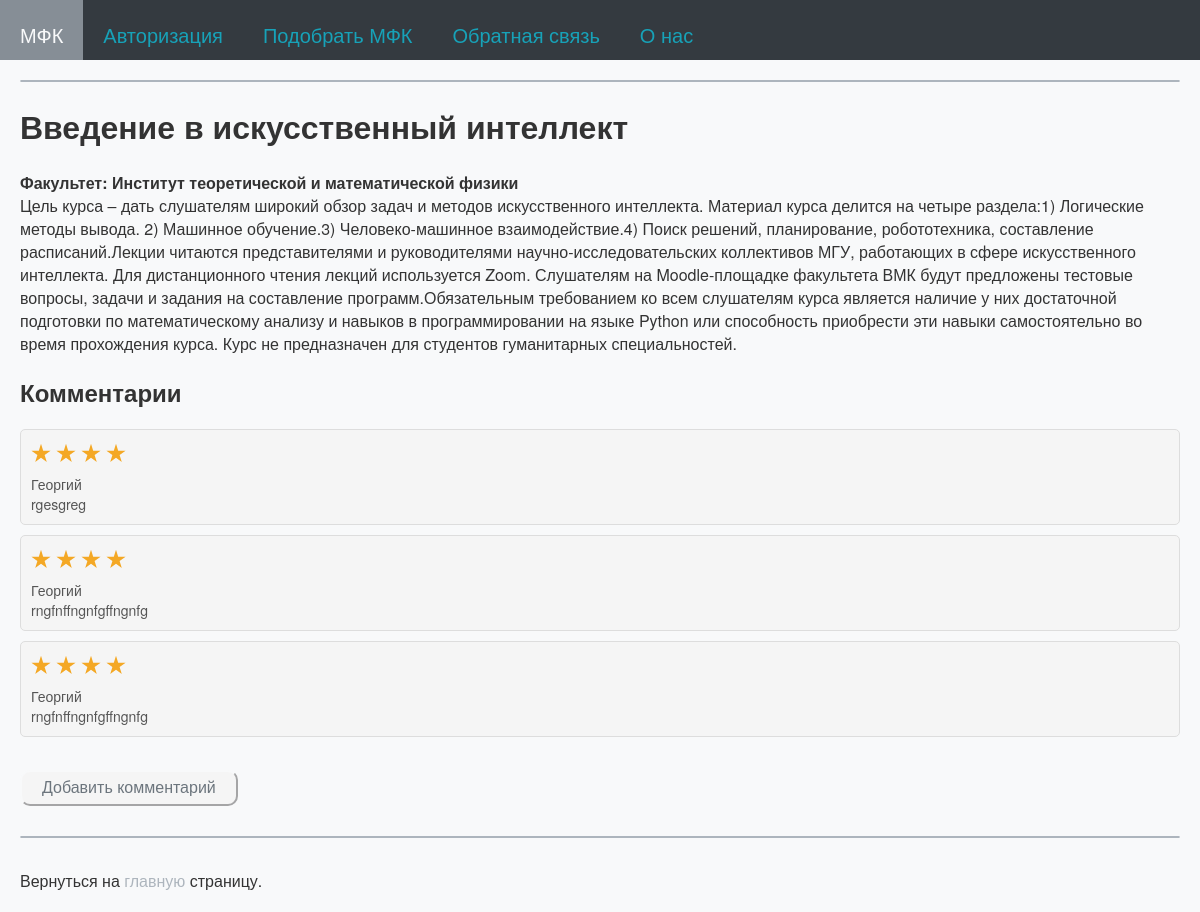
The page /mfk/221 on the database as committed earlier.
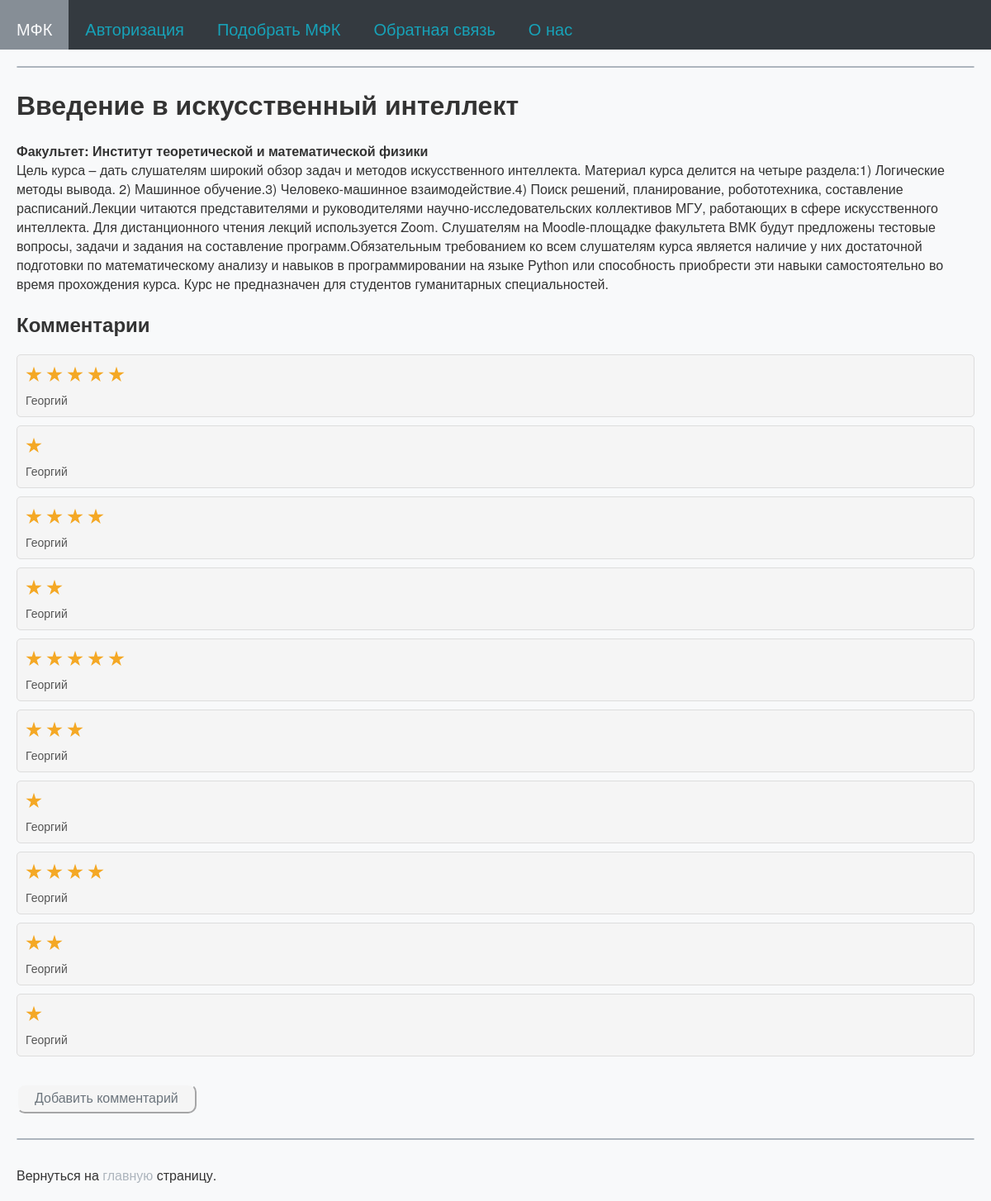
The same page on the database as committed later.
### tables this page shows
CREATE TABLE mfk (
id integer PRIMARY KEY AUTOINCREMENT,
name text,
faculty text,
desc text,
online text,
openclose text,
score text
);

CREATE TABLE comments (
id integer PRIMARY KEY AUTOINCREMENT,
username text,
text text,
mfkname text,
score text,
mfktitle text
);

### testApp.py (the view)
@app.route("/mfk/<alias>", methods=['GET', 'POST'])
def showMfk(alias):
    mfk = dbase.getMfk(alias)
    if not mfk:
        abort(404)
        abort(404)
    my_comments = dbase.getComment(alias)
    for my in my_comments:
        print("comments = ", my)
    print("altype = ", type(alias))
    print("comments = ", mfk)
    stars_numb = 3
    return render_template('mfk.html', menu=menu, mfk=mfk, alias=alias, my_comments=dbase.getComment(alias), stars_numb=stars_numb)

### FDataBase.py (called while the page is built)
    def getMfk(self, alias):
        try:
            self.__cur.execute(f"SELECT name, faculty, desc, online FROM mfk WHERE id LIKE '{alias}' LIMIT 1")
            res = self.__cur.fetchone()
            if res:
                return res
        except sqlite3.Error as e:
            print("Ошибка получения статьи из БД " + str(e))
        return (False, False)

    def getComment(self, alias):
        try:
            self.__cur.execute(f"SELECT username, text, mfkname, score FROM comments WHERE mfkname LIKE {alias}")
            res = self.__cur.fetchall()
            if res:
                return res
        except sqlite3.Error as e:
            print("Ошибка получения статьи из БД " + str(e))
        return ()

### testApp.py (called while the page is built)
def connect_db():
    conn = sqlite3.connect(app.config['DATABASE'])
    conn.row_factory = sqlite3.Row
    return conn

def get_db():
    if not hasattr(g, 'link_db'):
        g.link_db = connect_db()
    return g.link_db

@app.before_request
def before_request():
    global dbase
    db = get_db()
    dbase = FDataBase(db)

### templates/mfk.html (shortened to what this page needs)
{% extends 'index.html' %}
{% block content %}
    <p class="title">
        <h1>{{ mfk.name }}</h1>
        <b>Факультет: {{ mfk.faculty }}</b>
        <br>{{ mfk.desc }}
    </p>
    <h2>Комментарии</h2>
    <ul class="list-comments">
        {% for m in my_comments %}
            <li>
                <p class="title">
                    <div class="comment_stars_background comment_container container">
                      <div class="comment_stars_background container__items">
                        {% for i in range(m.score|int) %}
                          <label class="comment_stars_background my_label" for="">
                            <div class="star-stroke">
                            </div>
                          </label>
                        {% endfor %}
                      </div>
                    </div>
                <p class="annonce">{{m.username}}<br>{{ m.text }}</p>
            </li>
        {% endfor %}
    </ul>
<br>
    <a class="my_a" href="{{ url_for('addComment', alias=alias)}}"><button class="my_btn">Добавить комментарий</button></a>
{% endblock %}

### templates/index.html (shortened to what this page needs)
<!DOCTYPE html>
<html lang="en">
    <link type="text/css" href={{url_for('static', filename="css/style.css")}} rel="stylesheet" />
    <head>
    </head>
    <body>
        <div class="mainmenu header">
            {% for m in menu %}
                <a href="{{m.url}}">
                    <div class="block">
                        {{m.title}}
                    </div>
                </a>
            {% endfor %}
        </div>
        <div class="content">
            <hr>
            <div class="between_hr">
                {% block content %}{% endblock %}
            </div>
            <hr>
            <br>Вернуться на <a class="main_a" href="/dict">главную</a> страницу.
        </div>
    </body>
</html>

### static/css/style.css (style rules this page uses)
body { font-family: 'Helvetica Neue', Helvetica, sans-serif; margin: 0; padding: 0; background-color: #f8f9fa; }
.header { position: fixed; top: 0; left: 0; width: 100%; background-color: #343a40; height: 60px; z-index: 9999; font-color: #17a2b8; }
.mainmenu { margin: 0; padding: 0; font-size: 20px; overflow: hidden color: #17a2b8; }
.block { float: left; height: 20px; padding: 20px; color: #17a2b8; background-color: #343a40; }
.content { margin: 80px 20px 20px 20px; color: #333; }
a { color: #007bff; text-decoration: none; }
.between_hr { margin: 20px 0 30px 0; }
hr { border: 1.25px solid #adb5bd; border-radius: 1px; }
ul.list-comments { list-style: none; margin: 0; padding: 0; }
ul.list-comments li { margin: 10px 0; padding: 10px; background: #f5f5f5; border: 1px solid #ddd; border-radius: 5px; }
ul.list-comments .title { margin: -15px 0 10px 0; font-size: 16px; font-weight: bold; color: #333; }
ul.list-comments .annonce { margin: 10px 0 0 0; font-size: 14px; color: #555; }
.my_a { color: #333; }
.main_a { color: #adb5bd; }
:root { --primary-colour: #f8f9fa; --secondary-colour: hsl(38 90% 55%); --star-colour: hsl(38 90% 55%); }
.my_label { margin-right: 5px; }
.container { background: #f8f9fa; margin: 0; padding: 0; display: flex; align-items: center; }
.container .container__items { display: flex; align-items: left; justify-content: left; gap: -50px; }
.container .container__items label { aspect-ratio: 1; }
.container .container__items label .star-stroke { display: grid; place-items: center; width: 20px; height: 20px; background: var(--secondary-colour); clip-path: polygon(50% 0%, 61% 35%, 98% 35%, 68% 57%, 79% 91%, 50% 70%, 21% 91%, 32% 57%, 2% 35%, 39% 35%); }
.comment_container { background: #f8f9fa; margin: 0; padding: 0; display: flex; align-items: center; }
.comment_stars_background { background: #f5f5f5; padding: 3px 0px 0px 0px ; }
.my_btn { background-color: #f5f5f5; border-color: #f8f9fa; color: #6c757d; border-radius: 10px; padding: 7px 20px; font-size: 16px; border-style: outset; }

Rows that differ between the two databases and show on the page:
changed comments (number 1 of 10 on the later page): score "4" → "5" (drawn); text "rgesgreg" → (not shown)
changed comments (number 2 of 10 on the later page): score "4" → "1" (drawn); text "rngfnffngnfgffngnfg" → (not shown)
changed comments (number 3 of 10 on the later page): text "rngfnffngnfgffngnfg" → (not shown)
now on this page (row edited): comments: score "2" (drawn), username "Георгий"
now on this page (row edited): comments: score "5" (drawn), username "Георгий"
now on this page (row edited): comments: score "3" (drawn), username "Георгий"
added comments: score "1" (drawn), username "Георгий"
added comments: score "4" (drawn), username "Георгий"
added comments: score "2" (drawn), username "Георгий"
added comments: score "1" (drawn), username "Георгий"
